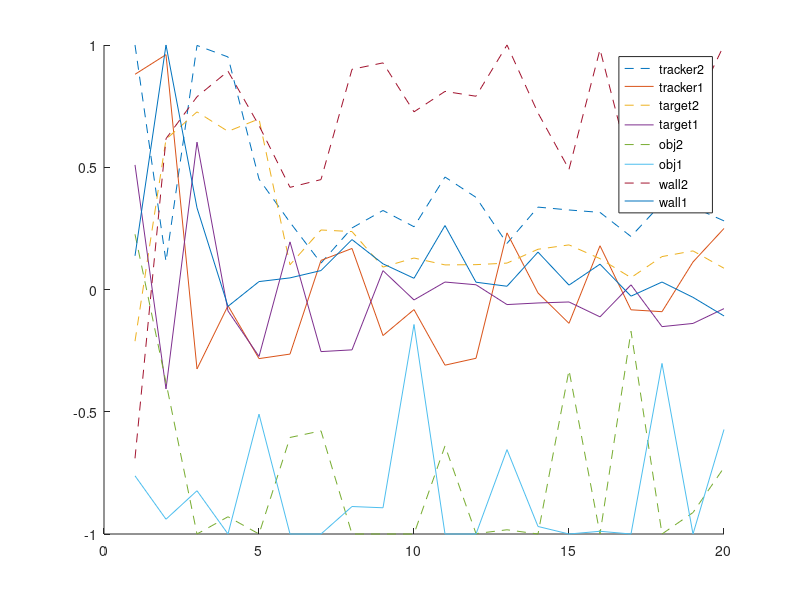

Recreate this plot in MATLAB. (Note: this script raises an error after producing the figure.)
%% plot targets
close all;
load('targetNumbers');
Y=zeros(20,8);
for i=1:20
    Y(i,1)=pMat(i).targetParameters.tracker(1);
    Y(i,2)=pMat(i).targetParameters.tracker(2);
    Y(i,3)=pMat(i).targetParameters.target(1);
    Y(i,4)=pMat(i).targetParameters.target(2);
    Y(i,5)=pMat(i).targetParameters.objective(1);
    Y(i,6)=pMat(i).targetParameters.objective(2);
    Y(i,7)=pMat(i).targetParameters.wall(1);
    Y(i,8)=pMat(i).targetParameters.wall(2);
    m=max(abs(Y(i,:)));
    Y(i,:)=Y(i,:)/m;
end
hold on;
for i=1:8
    if mod(i,2)==0
        plot(Y(:,i));
    else
        plot(Y(:,i),'--');
    end
end
legend('tracker2','tracker1','target2','target1','obj2','obj1','wall2','wall1');
refline([0 0]);

%% plot trackers
close all;
load('trackerNumbers');
Y=zeros(10,8);
for i=1:10
    Y(i,1)=pMat(i).trackerParameters.tracker(1);
    Y(i,2)=pMat(i).trackerParameters.tracker(2);
    Y(i,3)=pMat(i).trackerParameters.target(1);
    Y(i,4)=pMat(i).trackerParameters.target(2);
    Y(i,5)=pMat(i).trackerParameters.wall(1);
    Y(i,6)=pMat(i).trackerParameters.wall(2);
    m=max(abs(Y(i,:)));
    Y(i,:)=Y(i,:)/m;
end
hold on;
for i=1:6
    if mod(i,2)==0
        plot(Y(:,i));
    else
        plot(Y(:,i),'--');
    end
end
legend('tracker2','tracker1','target2','target1','wall2','wall1');
refline([0 0]);

%% simulate single point
close all;
load('targetNumbers');
p=pMat(7);
p.display=true;
p.refreshRate=1;
simulate(p);
